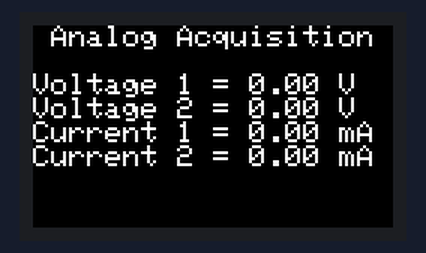
A sketch run on a simulated ESP32. On the bench: 240×135 colour display. What the sketch prints to the serial monitor is not drawn.

Above: at 0.2 s.

The sketch:

WORKINGMODBUS.ino
```cpp
/*
  Project: Modbus Analog Acquisition N4AIA04
  Programmer: Shahrulnizam Mat Rejab
  Board: TTGO ESP32 Display
  Last Modified: 29 May 2021
  Website: http://shahrulnizam.com
*/

#include <TFT_eSPI.h>

#define TROUBLESHOOT
#define RX            17   //pin 1 MAX485
#define RE            2    //pin 2&3 MAX485
#define TX            16   //pin 4 MAX485
#define modbus        Serial1

TFT_eSPI tft = TFT_eSPI();

uint8_t counter, crc_l, crc_h, address[20];
uint16_t crc;
uint32_t i, j, data, timer1;
float voltage1, voltage2, current1, current2;
String message;

void setup()
{
  Serial.begin(115200);
  modbus.begin(9600, SERIAL_8N1, RX, TX);
  pinMode(RE, OUTPUT);
  digitalWrite(RE, LOW);
  tft.init();
  tft.invertDisplay(true);
  tft.setRotation(3);
  tft.setTextSize(2);
  tft.fillScreen(TFT_BLACK);
}

void loop()
{
  if (millis() - timer1 >= 1000)
  {
    timer1 = millis();
    Modbus_request(0x01, 0x03, 0x00, 0x04);
  }

  if (modbus.available())
  {
    i = 0;
    while (modbus.available()) address[i++] = modbus.read();

    while (address[0] == 0)
    {
      for (j = 0; j < i; j++) address[j] = address[j + 1];
      i--;
    }

#if defined (TROUBLESHOOT)
    if (i > 2)
    {
      for (j = 0; j < i; j++)
      {
        if (address[j] < 0x10) Serial.print("0");
        Serial.print(address[j], HEX);
        Serial.print(" ");
      }
      Serial.println();
    }
#endif

    if (i > 2)
    {
      crc = CRC16(i - 2);
      crc_l = crc & 0xFF;
      crc_h = (crc >> 8) & 0xFF;

      if ((address[i - 2] == crc_l) & (address[i - 1] == crc_h))
      {
        Serial.println("RAW data"+ String(address[9]));
        Serial.println("RAW data2"+ String(address[10]));
        voltage1 = 0.01 * (256 * address[3] + address[4]);
        voltage2 = 0.01 * (256 * address[5] + address[6]);
        current1 = 0.1 * (256 * address[7] + address[8]);
        current2 = 0.1 * (256 * address[9] + address[10]);
        Serial.println("Voltage 1=" + String(voltage1) + "V Voltage 2=" + String(voltage2) + "V");
        Serial.println("Current 1=" + String(current1) + "mA Current 2=" + String(current2) + "mA");
      }

    }
  }

  tft.setCursor(0, 0);
  tft.println(" Analog Acquisition ");
  tft.println();
  message = "Voltage 1 = " + String(voltage1) + " V";
  while (message.length() < 20) message += " ";
  tft.println(message);
  message = "Voltage 2 = " + String(voltage2) + " V";
  while (message.length() < 20) message += " ";
  tft.println(message);
  message = "Current 1 = " + String(current1) + " mA";
  while (message.length() < 20) message += " ";
  tft.println(message);
  message = "Current 2 = " + String(current2) + " mA";
  while (message.length() < 20) message += " ";
  tft.println(message);

}

void Modbus_request(unsigned char id, unsigned char code, unsigned int addr, unsigned int quantity)
{
  address[0] = id;
  address[1] = code;
  address[2] = addr >> 8;
  address[3] = addr;
  address[4] = quantity >> 8;
  address[5] = quantity;
  crc = CRC16(6);
  address[6] = crc & 0xFF;
  address[7] = (crc >> 8) & 0xFF;

#if defined (TROUBLESHOOT)
  for (i = 0; i < 8; i++)
  {
    if (address[i] < 0x10) Serial.print("0");
    Serial.print(address[i], HEX);
    Serial.print(" ");
  }
  Serial.println();
#endif

  digitalWrite(RE, HIGH);
  delay(10);
  for (i = 0; i < 8; i++) modbus.write(address[i]);
  delay(10);
  digitalWrite(RE, LOW);
}

int CRC16(int DataLength)
{
  unsigned int i, j, CheckSum;
  CheckSum = 0xFFFF;
  for (j = 0; j < DataLength; j++) {
    CheckSum = CheckSum ^ address[j];
    for (i = 0; i < 8; i++) {
      if ((CheckSum) & 0x0001 == 1) CheckSum = (CheckSum >> 1) ^ 0xA001;
      else CheckSum = CheckSum >> 1;
    }
  }
  return CheckSum;
}
```
